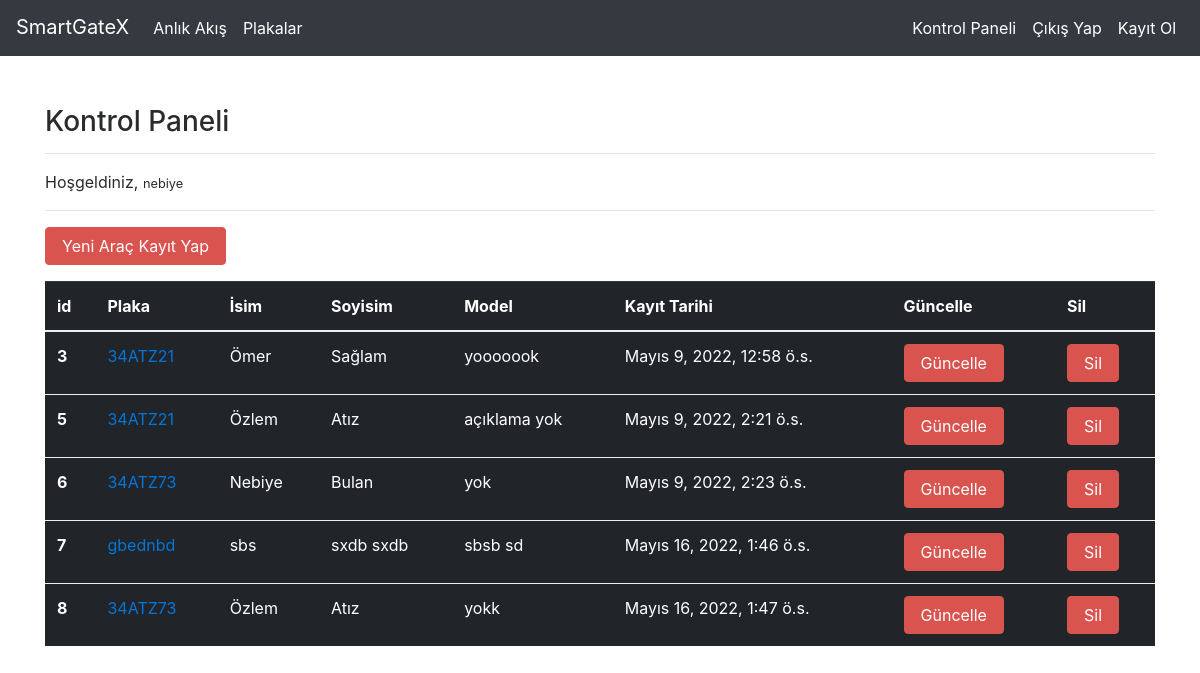
The app's page /plates/dashboard/ (signed in) with its own data.
### plate/models.py (models this page shows, shortened)
class Plate(models.Model):
    attendant=models.ForeignKey("auth.user",on_delete=models.CASCADE)       #Eğer bir kullanıcı silinirse ona ait tüm plakalar ve veriler yok olur.
    plate=models.CharField(max_length=10) #Başlık oluşturma,max uzunluk 50 karakter
    name=models.CharField(max_length=20)
    surname=models.CharField(max_length=20)
    content=models.CharField(max_length=50) #Başlık oluşturma,max uzunluk 50 karakter
    created_date=models.DateTimeField(auto_now_add=True)
    car_image=models.FileField(blank=True,null=True,verbose_name="Araç Fotoğrafı Yükleyiniz.")

### plate/views.py (the view)
# urls.py: path('dashboard/',views.dashboard,name="dashboard"),
@login_required(login_url="user:login")
def dashboard(request):
    plates=Plate.objects.filter(attendant = request.user)
    context = {
        "plates": plates
    }
    return render(request, "dashboard.html", context)

### templates/dashboard.html (shortened to what this page needs)
{% extends "layout.html" %}
{% block body %}
<h3>Kontrol Paneli</h3>
<hr>
<p>
  Hoşgeldiniz, <small>{{request.user.username}}</small>
</p>
<hr>
<a class="btn btn-danger" href="/plates/addplate/">Yeni Araç Kayıt Yap</a>
{%  if plates %}
  <table class="table table-dark">
      <thead>
        <tr>
          <th scope="col">id</th>
          <th scope="col">Plaka</th>
          <th scope="col">İsim</th>
          <th scope="col">Soyisim</th>
          <th scope="col">Model</th>
          <th scope="col">Kayıt Tarihi</th>
          <th scope="col">Güncelle</th>
          <th scope="col">Sil</th>
        </tr>
       </thead>
      <tbody>
        {% for plate in plates %}
     <tr>
       <th scope="row">{{plate.id}}</th>
       <td><a href="/plates/plate/{{plate.id}}">{{plate.plate}}</a></td>
       <td>{{plate.name}}</td>
       <td>{{plate.surname}}</td>
       <td>{{plate.content}}</td>
       <td>{{plate.created_date}}</td>
       <td><a href="/plates/update/{{plate.id}}" class="btn btn-danger">Güncelle</a> </td>
       <td><a href="/plates/delete/{{plate.id}}" class="btn btn-danger">Sil</a> </td>
        {% endfor %}
      </tbody>
    </table>
{%  else %}
    <div class="alert alert-danger">Henüz Bir Plaka Kaydı Bulunmamaktadır.</div>
{%  endif %}
{% endblock %}

### templates/layout.html (shortened to what this page needs)
<!DOCTYPE html>
{% load static %}
<html lang="en">
<head>
    <link rel="stylesheet" href="https://cdn.jsdelivr.net/npm/bootstrap@4.0.0/dist/css/bootstrap.min.css">
    <link rel="stylesheet" href="{% static 'css/bootstrap.min.css' %}">
</head>
<body>
    {% include "includes/navbar.html" %}
    <div style="margin-top:50px;" class="container">
        {% block body %}{% endblock body %}
    </div>
   </body>
</html>

### templates/includes/navbar.html
<nav class="navbar navbar-expand-lg navbar-dark bg-dark" style="display:flex;justify-content:space-between;flex-direction:row;">
  <div class="collapse navbar-collapse" id="navbarSupportedContent">
    <ul class="navbar-nav mr-auto">
      <li class="nav-item active">
        <a class="navbar-brand" href="/#">SmartGateX</a>
      </li>
      <li class="nav-item active">
        <a class="nav-link" href="/process">Anlık Akış <span class="sr-only">(current)</span></a>
      </li>
      <li class="nav-item active">
        <a class="nav-link" href="/plates/dashboard">Plakalar <span class="sr-only">(current)</span></a>
      </li>
    </ul>
  </div>
    <div class="collapse navbar-collapse" >
    <ul class="navbar-nav ml-auto">
      {% if request.user.is_authenticated %}
        <li class="nav-item active">
            <a class="nav-link" href="/process/">Kontrol Paneli <span class="sr-only">(current)</span></a>
        </li>
        <li class="nav-item active">
            <a class="nav-link" href="/user/logout/">Çıkış Yap <span class="sr-only">(current)</span></a>
        </li>
      {% else %}
        <li class="nav-item active">
            <a class="nav-link" href="/user/login/">Giriş Yap <span class="sr-only">(current)</span></a>
        </li>
      {% endif %}
        <li class="nav-item active">
            <a class="nav-link" href="/user/register/">Kayıt Ol<span class="sr-only">(current)</span></a>
        </li>
    </ul>
  </div>
</nav>

### records on screen
Plate: id "3", plate "34ATZ21", name "Ömer", surname "Sağlam", content "yooooook", created_date "Mayıs 9, 2022, 12:58 ö.s."
Plate: id "5", plate "34ATZ21", name "Özlem", surname "Atız", content "açıklama yok", created_date "Mayıs 9, 2022, 2:21 ö.s."
Plate: id "6", plate "34ATZ73", name "Nebiye", surname "Bulan", content "yok", created_date "Mayıs 9, 2022, 2:23 ö.s."
Plate: id "7", plate "gbednbd", name "sbs", surname "sxdb sxdb", content "sbsb sd", created_date "Mayıs 16, 2022, 1:46 ö.s."
Plate: id "8", plate "34ATZ73", name "Özlem", surname "Atız", content "yokk", created_date "Mayıs 16, 2022, 1:47 ö.s."

### other values on screen
{{ request.user.username }} "nebiye"
